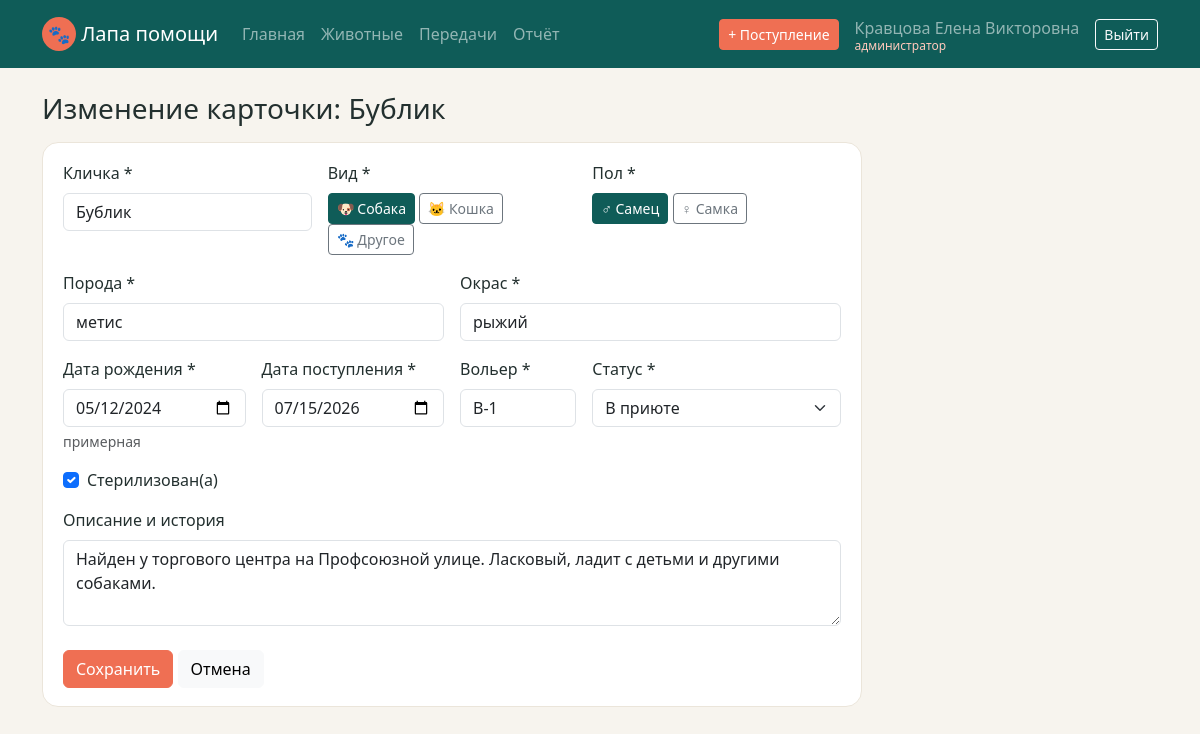
/site/animal_edit.php?id=1 (signed in), run on the app's committed database.
### tables this page shows
CREATE TABLE animals (
    id           INT AUTO_INCREMENT PRIMARY KEY,
    name         VARCHAR(50)  NOT NULL,
    species      ENUM('Собака', 'Кошка', 'Другое') NOT NULL,
    breed        VARCHAR(100) NOT NULL,
    sex          ENUM('Самец', 'Самка') NOT NULL,
    birth_date   DATE NOT NULL,
    color        VARCHAR(50)  NOT NULL,
    arrival_date DATE NOT NULL,
    cage         VARCHAR(10)  NOT NULL,
    status       ENUM('На карантине', 'В приюте', 'На лечении', 'Пристроен') NOT NULL DEFAULT 'На карантине',
    sterilized   TINYINT(1)   NOT NULL DEFAULT 0,
    description  TEXT
);

### site/animal_edit.php (called while the page is built, shortened)
<?php
require 'db.php';
$id = (int)($_GET['id'] ?? 0);
$stmt = $pdo->prepare('SELECT * FROM animals WHERE id = ?');
$stmt->execute([$id]);
$a = $stmt->fetch();
$title = 'Изменение карточки: ' . htmlspecialchars($a['name']);
require 'header.php';
require 'animal_form.php';
require 'footer.php';

### site/db.php (called while the page is built, shortened)
<?php
$species = ['Собака', 'Кошка', 'Другое'];
function petIcon($kind)
{
    return ['Собака' => '🐶', 'Кошка' => '🐱'][$kind] ?? '🐾';
}

### site/animal_form.php (the view, shortened to what this page needs)
<h3 class="mb-3"><?= $title ?></h3>
<form class="panel" method="post" style="max-width: 820px">
    <div class="row g-3 mb-3">
        <div class="col-md-4">
            <label class="form-label" for="name">Кличка *</label>
            <input class="form-control" id="name" name="name" maxlength="50" value="<?= htmlspecialchars($a['name']) ?>">
        </div>
        <div class="col-md-4">
            <div class="form-label">Вид *</div>
            <?php foreach ($species as $i => $s): ?>
                <label class="btn btn-outline-secondary btn-sm" for="sp<?= $i ?>"><?= petIcon($s) ?> <?= $s ?></label>
            <?php endforeach; ?>
        </div>
        <div class="col-md-4">
            <div class="form-label">Пол *</div>
            <?php foreach (['Самец' => '♂', 'Самка' => '♀'] as $s => $icon): ?>
                <label class="btn btn-outline-secondary btn-sm" for="sex-<?= $icon ?>"><?= $icon ?> <?= $s ?></label>
            <?php endforeach; ?>
        </div>
    </div>
    <div class="row g-3 mb-3">
        <div class="col-md-6">
            <label class="form-label" for="breed">Порода *</label>
            <input class="form-control" id="breed" name="breed" placeholder="метис" value="<?= htmlspecialchars($a['breed']) ?>">
        </div>
        <div class="col-md-6">
            <label class="form-label" for="color">Окрас *</label>
            <input class="form-control" id="color" name="color" value="<?= htmlspecialchars($a['color']) ?>">
        </div>
    </div>
    <div class="row g-3 mb-3">
        <div class="col-md-3">
            <label class="form-label" for="birth_date">Дата рождения *</label>
            <input class="form-control" type="date" id="birth_date" name="birth_date" value="<?= htmlspecialchars($a['birth_date']) ?>">
            <div class="form-text">примерная</div>
        </div>
        <div class="col-md-3">
            <label class="form-label" for="arrival_date">Дата поступления *</label>
            <input class="form-control" type="date" id="arrival_date" name="arrival_date" value="<?= htmlspecialchars($a['arrival_date']) ?>">
        </div>
        <div class="col-md-2">
            <label class="form-label" for="cage">Вольер *</label>
            <input class="form-control" id="cage" name="cage" placeholder="В-1" value="<?= htmlspecialchars($a['cage']) ?>">
        </div>
        <div class="col-md-4">
            <label class="form-label" for="status">Статус *</label>
            <select class="form-select" id="status" name="status">
                <?php foreach (['На карантине', 'В приюте', 'На лечении'] as $s): ?>
                    <option <?= $s === $a['status'] ? 'selected' : '' ?>><?= $s ?></option>
                <?php endforeach; ?>
            </select>
        </div>
    </div>
    <div class="form-check mb-3">
        <input class="form-check-input" type="checkbox" id="sterilized" name="sterilized" <?= $a['sterilized'] ? 'checked' : '' ?>>
        <label class="form-check-label" for="sterilized">Стерилизован(а)</label>
    </div>
    <div class="mb-4">
        <label class="form-label" for="description">Описание и история</label>
        <textarea class="form-control" id="description" name="description" rows="3" placeholder="Где найден, характер, особенности"><?= htmlspecialchars($a['description']) ?></textarea>
    </div>
    <button class="btn btn-accent">Сохранить</button>
    <a class="btn btn-light" href="<?= isset($id) ? "animal_view.php?id=$id" : 'animals.php' ?>">Отмена</a>
</form>

### site/css/style.css (style rules this page uses)
:root { --teal: #0f5c58; --teal-dark: #0b4744; --coral: #ef6f53; --coral-dark: #d9583c; --bg: #f7f4ee; --line: #ebe5da; }
body { background: var(--bg); color: #23302f; }
a { color: var(--teal); }
.btn-accent { background: var(--coral); border-color: var(--coral); color: #fff; }
.btn-check:checked + .btn-outline-secondary { background: var(--teal); border-color: var(--teal); }
.panel, .stat { background: #fff; border: 1px solid var(--line); border-radius: 16px; padding: 18px 20px; }

### data on the page
animals: name "Изменение карточки: Бублик", name "Бублик", species "🐶", breed "метис", color "рыжий", birth_date "05/12/2024", arrival_date "07/15/2026", cage "В-1", status "В приюте", sterilized "☑", description "Найден у торгового центра на Профсоюзной улице. Ласковый, ладит с детьми и другими собаками."

### other printed values
$name "Главная"
$name "Животные"
$name "Передачи"
$name "Отчёт"
$_SESSION['fio'] "Кравцова Елена Викторовна"
$roleNames[$_SESSION['role']] "администратор"
$s "Собака"
petIcon($s) "🐱"
$s "Кошка"
petIcon($s) "🐾"
$s "Другое"
$icon "♂"
$s "Самец"
$icon "♀"
$s "Самка"
